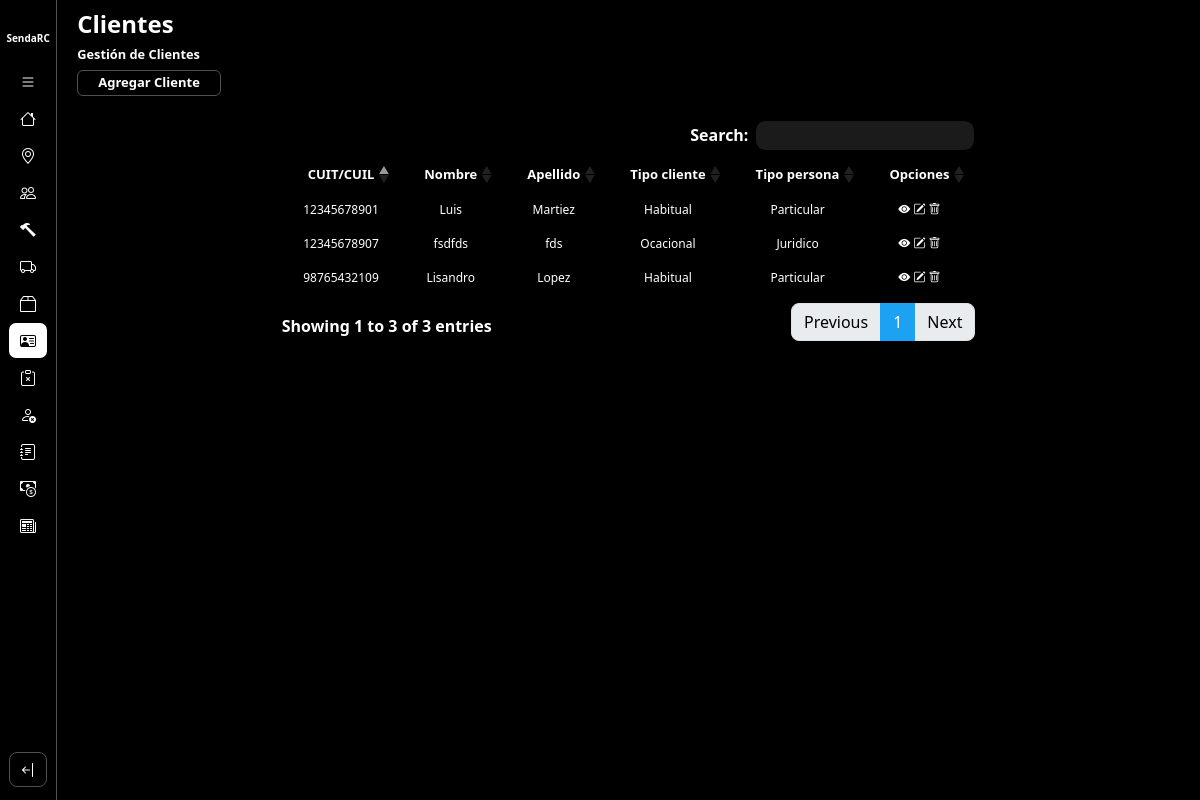
Before: /gestionClientes/ with the older database file.
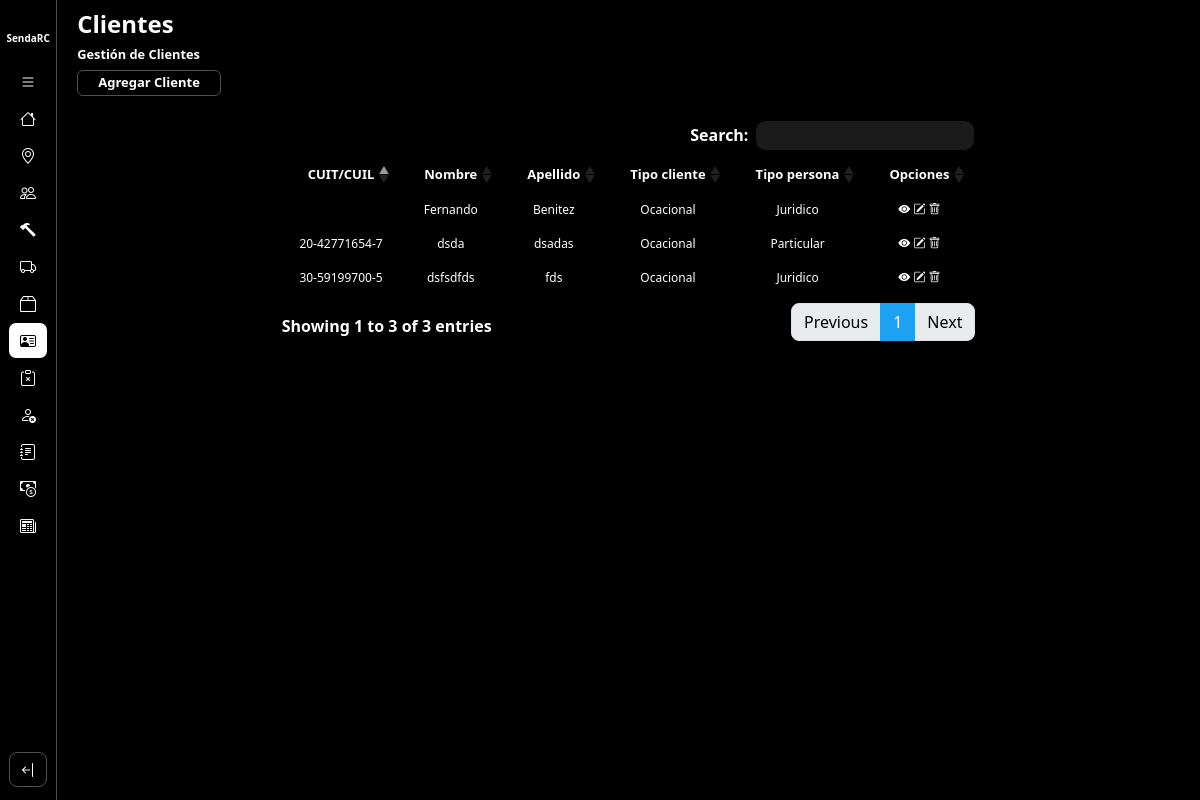
After: the same page with the newer database file.
### core/models.py (models this page shows)
class Cliente(models.Model):
    TIPO = {
        (1, 'Ocacional'),
        (2, 'Habitual'),
    }
    TIPOPERSONA = {
        (1, 'Particular'),
        (2, 'Juridico')
    }
    nombre = models.CharField(max_length=50)
    apellido = models.CharField(max_length=50)
    direccion = models.CharField(max_length=50)
    tipo = models.PositiveIntegerField(choices=TIPO, default=1)
    tipoPersona = models.PositiveIntegerField(choices=TIPOPERSONA)
    cuil = models.CharField(unique=True,max_length=13)
    telefono =models.CharField(max_length=10)
    email = models.EmailField(max_length=254)
    localidad = models.ForeignKey(Localidad, on_delete=models.DO_NOTHING)
    activo = models.BooleanField(default=True)
    def getTipo(self):
        return dict(self.TIPO)[self.tipo]
    def getTipoPersona(self):
        return dict(self.TIPOPERSONA)[self.tipoPersona]

### core/views.py (the view)
# urls.py: path('gestionClientes/', gestionClientes.as_view(), name = 'gestionClientes'),
class gestionClientes(ListView):
    model = Cliente
    template_name = 'cliente/gestionClientes.html'
    context_object_name = 'clientes'

### core/templates/cliente/gestionClientes.html (shortened to what this page needs)
{% extends 'layouts/baseGestion.html' %}
{% load static %}
{% block extracss %}{{block.super}}
<link href="{% static 'css/baseGestion.css' %}" rel="stylesheet" />
{% endblock %}
{% block title%}
    <h1>Clientes</h1>
    <h2>Gestión de Clientes</h2>
    <a href="{% url 'altaCliente' %}" class="btn-agregarEntidad">Agregar Cliente</a>
{% endblock %}
{% block listado%}
<table class="table table-striped table-dark">
    <thead>
        <tr>
            <th scope="col">CUIT/CUIL</th>
            <th scope="col">Nombre</th>
            <th scope="col">Apellido</th>
            <th scope="col">Tipo cliente</th>
            <th scope="col">Tipo persona</th>
            <th scope="col">Opciones</th>
        </tr>
    </thead>
    <tbody>
        {% for cliente in clientes %}
            <tr class="fila-tabla">
                <td scope="row">{{ cliente.cuil }}</td>
                <td scope="row">{{ cliente.nombre }}</td>
                <td scope="row">{{ cliente.apellido }}</td>
                <td scope="row">{{ cliente.getTipo }}</td>
                <td scope="row">{{ cliente.getTipoPersona }}</td>
                <td scope="row">
                    <button href="#" class="opcion" type="button" data-bs-toggle="offcanvas" data-bs-target="#offcanvasExample" aria-controls="offcanvasExample"><i class="bi bi-eye-fill"></i></button>
                    <a href="{% url 'modificarCliente' cliente.pk %}" class="opcion"><i class="bi bi-pencil-square"></i></i></a>
                    <button href="#" class="opcion"><i class="bi bi-trash"></i></button>
                </td>
            </tr>
        {% endfor %}
    </tbody>
</table>
{% endblock %}

Changed rows visible on the page:
removed Cliente: cuil "12345678901", nombre "Luis", apellido "Martiez", getTipo "Habitual", getTipoPersona "Particular"
removed Cliente: cuil "98765432109", nombre "Lisandro", apellido "Lopez", getTipo "Habitual", getTipoPersona "Particular"
removed Cliente: cuil "12345678907", nombre "fsdfds", apellido "fds", getTipo "Ocacional", getTipoPersona "Juridico"
added Cliente: nombre "Fernando", apellido "Benitez", getTipo "Ocacional", getTipoPersona "Juridico"
added Cliente: cuil "20-42771654-7", nombre "dsda", apellido "dsadas", getTipo "Ocacional", getTipoPersona "Particular"
added Cliente: cuil "30-59199700-5", nombre "dsfsdfds", apellido "fds", getTipo "Ocacional", getTipoPersona "Juridico"
